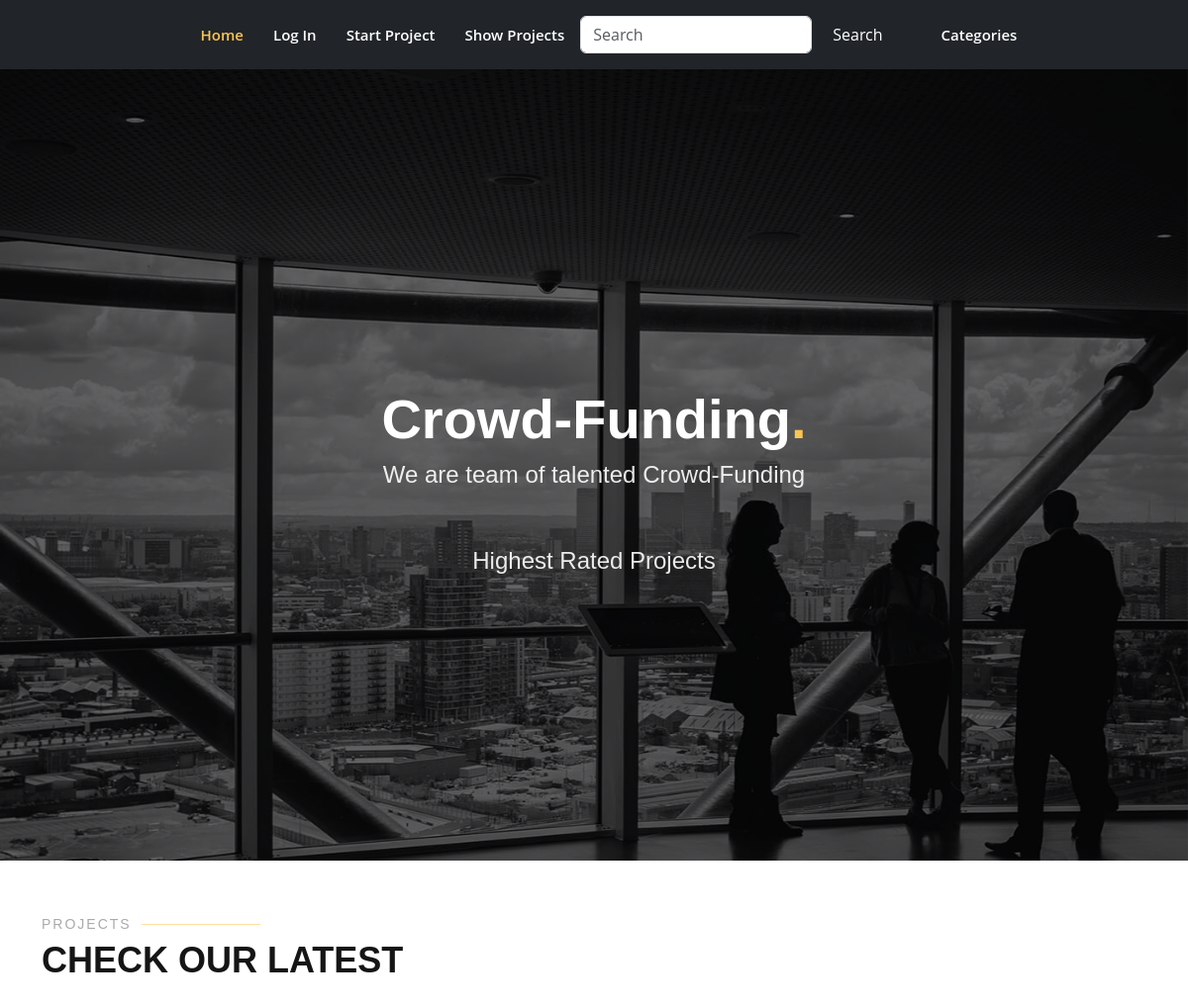
Before: / with the older database file.
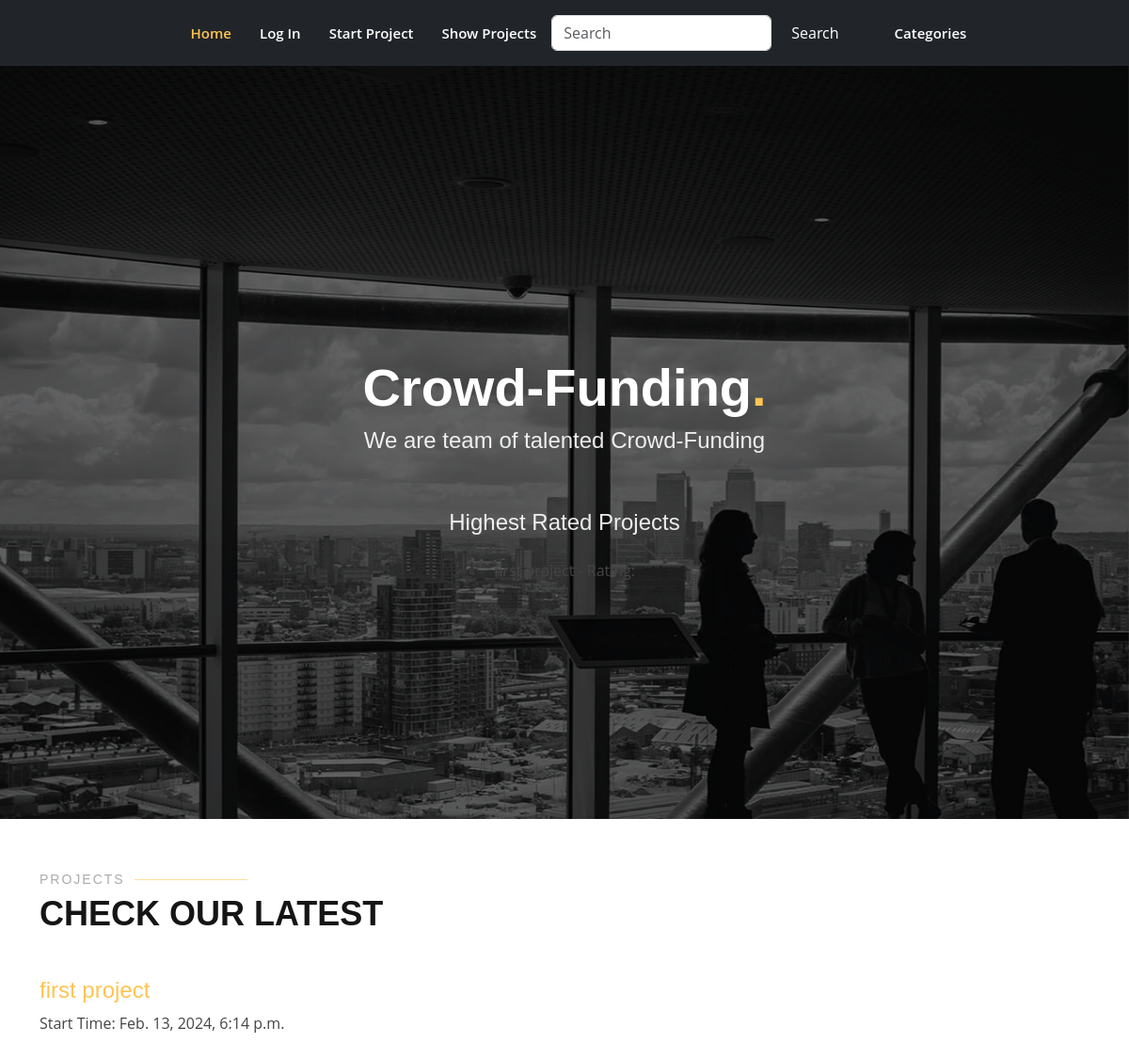
After: the same page with the newer database file.
### myapp/models.py (models this page shows)
class Project(models.Model):
    title = models.CharField(max_length=200)
    details = models.TextField()
    tags = models.ManyToManyField(Tag)  # Many-to-many relationship with Tag model
    category = models.ForeignKey(Category, on_delete=models.CASCADE)
    total_target = models.DecimalField(max_digits=10, decimal_places=2)
    start_time = models.DateTimeField()
    end_time = models.DateTimeField()
    creator = models.ForeignKey(User, on_delete=models.CASCADE)

### myapp/views.py (the view)
# urls.py: path("",index ,name='index'),
def index(request):
    if 'user_id' in request.session:
        user = getUser(request)
    else:
        user = NULL
    highest_rated_projects = Project.objects.order_by('-rating__value')[:5]
    latest_projects = Project.objects.order_by('-start_time')[:5]
    latest_featured_projects = FeaturedProject.objects.order_by('-id')[:5]
    return render(request, 'myapp/home.html', {
        'highest_rated_projects': highest_rated_projects,
        'latest_projects': latest_projects,
        'latest_featured_projects': latest_featured_projects,
    })

### myapp/templates/myapp/home.html (shortened to what this page needs)
{% extends "base.html" %}
{% load static %}
{% block content %}
<section id="hero" class="d-flex align-items-center justify-content-center">
 <div class="container" data-aos="fade-up">
   <div class="row justify-content-center" data-aos="fade-up" data-aos-delay="150">
     <div class="col-xl-6 col-lg-8">
       <h1>Crowd-Funding<span>.</span></h1>
       <h2>We are team of talented Crowd-Funding</h2>
     </div>
   </div>
   <div class="row gy-4 mt-5 justify-content-center" data-aos="zoom-in" data-aos-delay="250">
    <h2>Highest Rated Projects</h2>
    <ul>
        {% for project in highest_rated_projects %}
            <li>{{ project.title }} - Rating: {{ project.rating.value }}</li>
        {% endfor %}
    </ul>
</div>
   </div>
</section>
{% endblock %}
{% block 'Section' %}
<section id="services" class="services">
    <div class="container" data-aos="fade-up">
      <div class="section-title">
        <h2>Projects</h2>
        <p>Check our Latest</p>
      </div>
      {% for project in latest_projects %}
      <div class="row">
        <div class="col-lg-4 col-md-6 d-flex align-items-stretch" data-aos="zoom-in" data-aos-delay="100">
          <div class="icon-box">
            <h4><a href="">{{ project.title }} </a></h4>
            <p>Start Time: {{ project.start_time }}</p>
          </div>
        </div>
         {% endfor %}
      </div>
    </div>
  </section>
{% endblock %}

### templates/base.html (shortened to what this page needs)
{% load static %}
<!DOCTYPE html>
<html lang="en">
<head>
    <link href="{% static 'Css/bootstrap.min.css' %}" rel="stylesheet">
    <link href="{% static 'Css/style.css' %}" rel="stylesheet">
</head>
<body>
          <nav id="navbar" class="navbar  d-flex justify-content-center navbar-expand-lg text-center bg-dark ">
            <ul>
              <li><a class="nav-link scrollto active" href="{%url 'index'%}">Home</a></li>
              <li><a class="nav-link scrollto" href="{%url 'login'%}">Log In</a></li>
              <li><a class="nav-link scrollto " href="{%url 'create'%}">Start Project</a></li>
              <li><a class="nav-link scrollto" href="{%url 'list'%}">Show Projects</a></li>
            <form class="d-flex m-3" role="search" action="{% url 'search-result' %}">
              <input class="form-control me-2" type="search" placeholder="Search" aria-label="Search" required>
              <button class="btn btn-dark" type="submit">Search</button>
            </form>
            <li><a class="nav-link scrollto" href="">Categories</a></li>
            </ul>
          </nav>
           <main>
        {% block content %}
        {% endblock %}
    </main>
          {% block 'Section' %}
          {% endblock %}
</body>
</html>

### static/Css/style.css (style rules this page uses)
body { font-family: "Open Sans", sans-serif; color: #444444; }
a { color: #ffc451; text-decoration: none; }
h1, h2, h3, h4, h5, h6 { font-family: "Raleway", sans-serif; }
.navbar { padding: 0; }
.navbar ul { margin: 0; padding: 0; display: flex; list-style: none; align-items: center; }
.navbar li { position: relative; }
.navbar a, .navbar a:focus { display: flex; align-items: center; justify-content: space-between; padding: 10px 0 10px 30px; font-size: 15px; font-weight: 600; color: #fff; white-space: nowrap; transition: 0.3s; }
.navbar a:hover, .navbar .active, .navbar .active:focus, .navbar li:hover>a { color: #ffc451; }
#hero { width: 100%; min-height: 100vh; background: url("../img/hero-bg.jpg") top center; background-size: cover; position: relative; }
#hero:before { content: ""; background: rgba(0, 0, 0, 0.6); position: absolute; bottom: 0; top: 0; left: 0; right: 0; }
#hero .container { position: relative; padding-top: 74px; text-align: center; }
#hero h1 { margin: 0; font-size: 56px; font-weight: 700; line-height: 64px; color: #fff; font-family: "Poppins", sans-serif; }
#hero h1 span { color: #ffc451; }
#hero h2 { color: rgba(255, 255, 255, 0.9); margin: 10px 0 0 0; font-size: 24px; }
@media (min-width: 1024px) { #hero { background-attachment: fixed; } }
section { padding: 60px 0; overflow: hidden; }
.section-title { padding-bottom: 40px; }
.section-title h2 { font-size: 14px; font-weight: 500; padding: 0; line-height: 1px; margin: 0 0 5px 0; letter-spacing: 2px; text-transform: uppercase; color: #aaaaaa; font-family: "Poppins", sans-serif; }
.section-title h2::after { content: ""; width: 120px; height: 1px; display: inline-block; background: #ffde9e; margin: 4px 10px; }
.section-title p { margin: 0; margin: 0; font-size: 36px; font-weight: 700; text-transform: uppercase; font-family: "Poppins", sans-serif; color: #151515; }

Changed rows visible on the page:
added Project: title "first project", start_time "Feb. 13, 2024, 6:14 p.m."
